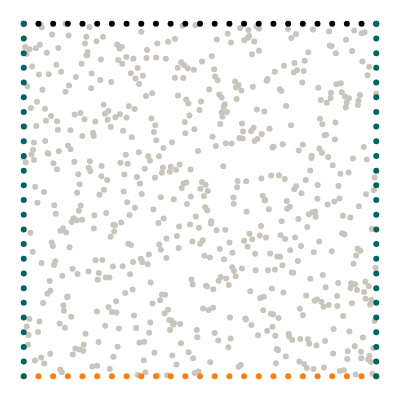

Notebook source saved alongside this figure:
### Markdown cell above
## Geometry

We want to model a quarter of a plate with an elliptical hole. The domain itself is represented by collocation points, the boundaries are represented by uniformly sampled points along the perimeter.

### Code cell
import torch
from torch.optim.lr_scheduler import StepLR
import numpy as np
from scipy.stats import qmc
from plotly.express.colors import sequential
import plotly.graph_objects as go
import plotly.figure_factory as ff
from tqdm import tqdm
import wandb
import matplotlib.pyplot as plt

torch.set_default_dtype(torch.float64)
from global_constants import L, B0, EPS0, MU, LBD

# Number of collocation points
N = 25

# Epochs
epochs = 500
# Batch size
batch_size = 64
# Leanring rate
lr = 0.01 #normally 0.001
# Scheduler step width
scheduler_step = 150 #normally 2000
# Gamma factor of scheduler
scheduler_gamma = 0.5

# Number of hidden neurons
hn = 50

# Weight of PDE loss
W_PDE = 0.01

# Create collocation points
points = L * qmc.LatinHypercube(d=2).random(N**2)
collocation = torch.tensor(points, requires_grad=True).double()

# Boundary points
x_top = torch.linspace(0, L, N, requires_grad=True).double()
y_top = L * torch.ones((N, 1), requires_grad=True).double()
top = torch.column_stack([x_top, y_top]).double()

x_bottom = torch.linspace(0, L, N).double()
y_bottom = torch.zeros((N, 1)).double()
bottom = torch.column_stack([x_bottom, y_bottom]).double()

x_left = torch.zeros((N, 1)).double()
y_left = torch.linspace(0, L, N).double()
left = torch.column_stack([x_left, y_left]).double()

x_right = L * torch.ones((N, 1)).double()
y_right = torch.linspace(0, L, N).double()
right = torch.column_stack([x_right, y_right]).double()


# Visualize geometry
with torch.no_grad():
    mode = "markers"
    gray = dict(color="#C9C5BC")
    green = dict(color="#006561")
    black = dict(color="black")
    orange = dict(color="#ff7f0e")
    fig = go.Figure()
    fig.add_trace(go.Scatter(x=collocation[:, 0], y=collocation[:, 1], mode=mode, marker=gray))
    fig.add_trace(go.Scatter(x=top[:, 0], y=top[:, 1], mode=mode, marker=black))
    fig.add_trace(go.Scatter(x=bottom[:, 0], y=bottom[:, 1], mode=mode, marker=orange))
    fig.add_trace(go.Scatter(x=left[:, 0], y=left[:, 1], mode=mode, marker=green))
    fig.add_trace(go.Scatter(x=right[:, 0], y=right[:, 1], mode=mode, marker=green))
    fig.layout.yaxis.scaleanchor = "x"
    fig.update_layout(
        template="none",
        width=400,
        height=400,
        margin=dict(l=0, r=0, b=0, t=0),
        showlegend=False,
    )
    fig.update_xaxes(visible=False)
    fig.update_yaxes(visible=False)
    fig.show()

### Figure 1 — Plotly figure (JSON) as saved in the notebook; plotly's stock layout.template omitted (floating-point values rounded to 4 significant figures; data arrays with more than 128 entries replaced by an {"elided": "..."} marker saying what was removed)
{"data": [{"marker": {"color": "#C9C5BC"}, "mode": "markers", "type": "scatter", "x": {"elided": "625 float values"}, "y": {"elided": "625 float values"}}, {"marker": {"color": "black"}, "mode": "markers", "type": "scatter", "x": [0, 0.04167, 0.08333, 0.125, 0.1667, 0.2083, 0.25, 0.2917, 0.3333, 0.375, 0.4167, 0.4583, 0.5, 0.5417, 0.5833, 0.625, 0.6667, 0.7083, 0.75, 0.7917, 0.8333, 0.875, 0.9167, 0.9583, 1], "y": [1, 1, 1, 1, 1, 1, 1, 1, 1, 1, 1, 1, 1, 1, 1, 1, 1, 1, 1, 1, 1, 1, 1, 1, 1]}, {"marker": {"color": "#ff7f0e"}, "mode": "markers", "type": "scatter", "x": [0, 0.04167, 0.08333, 0.125, 0.1667, 0.2083, 0.25, 0.2917, 0.3333, 0.375, 0.4167, 0.4583, 0.5, 0.5417, 0.5833, 0.625, 0.6667, 0.7083, 0.75, 0.7917, 0.8333, 0.875, 0.9167, 0.9583, 1], "y": [0, 0, 0, 0, 0, 0, 0, 0, 0, 0, 0, 0, 0, 0, 0, 0, 0, 0, 0, 0, 0, 0, 0, 0, 0]}, {"marker": {"color": "#006561"}, "mode": "markers", "type": "scatter", "x": [0, 0, 0, 0, 0, 0, 0, 0, 0, 0, 0, 0, 0, 0, 0, 0, 0, 0, 0, 0, 0, 0, 0, 0, 0], "y": [0, 0.04167, 0.08333, 0.125, 0.1667, 0.2083, 0.25, 0.2917, 0.3333, 0.375, 0.4167, 0.4583, 0.5, 0.5417, 0.5833, 0.625, 0.6667, 0.7083, 0.75, 0.7917, 0.8333, 0.875, 0.9167, 0.9583, 1]}, {"marker": {"color": "#006561"}, "mode": "markers", "type": "scatter", "x": [1, 1, 1, 1, 1, 1, 1, 1, 1, 1, 1, 1, 1, 1, 1, 1, 1, 1, 1, 1, 1, 1, 1, 1, 1], "y": [0, 0.04167, 0.08333, 0.125, 0.1667, 0.2083, 0.25, 0.2917, 0.3333, 0.375, 0.4167, 0.4583, 0.5, 0.5417, 0.5833, 0.625, 0.6667, 0.7083, 0.75, 0.7917, 0.8333, 0.875, 0.9167, 0.9583, 1]}], "layout": {"height": 400, "margin": {"b": 0, "l": 0, "r": 0, "t": 0}, "showlegend": false, "width": 400, "xaxis": {"visible": false}, "yaxis": {"scaleanchor": "x", "visible": false}}}
